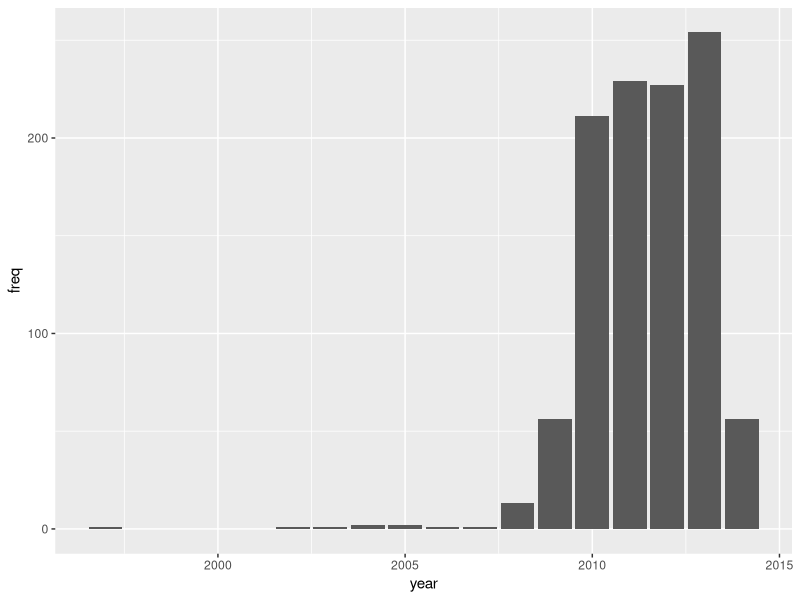
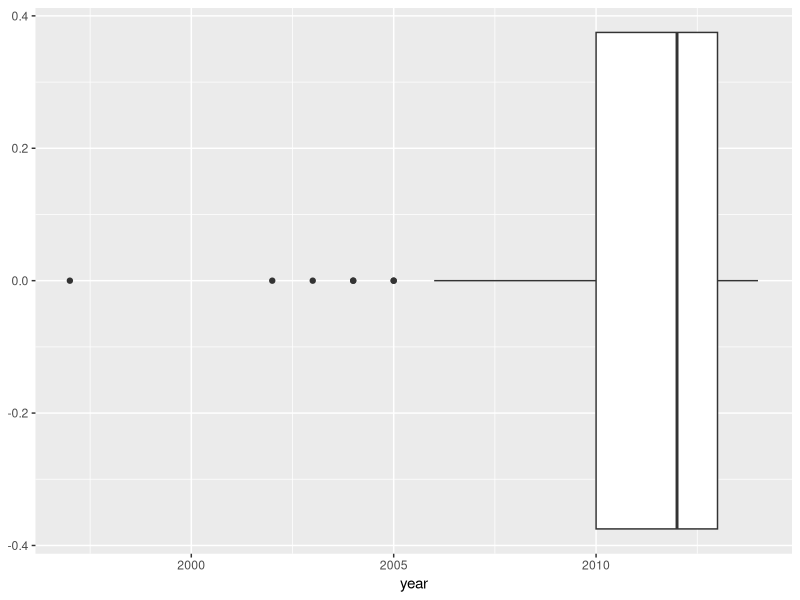
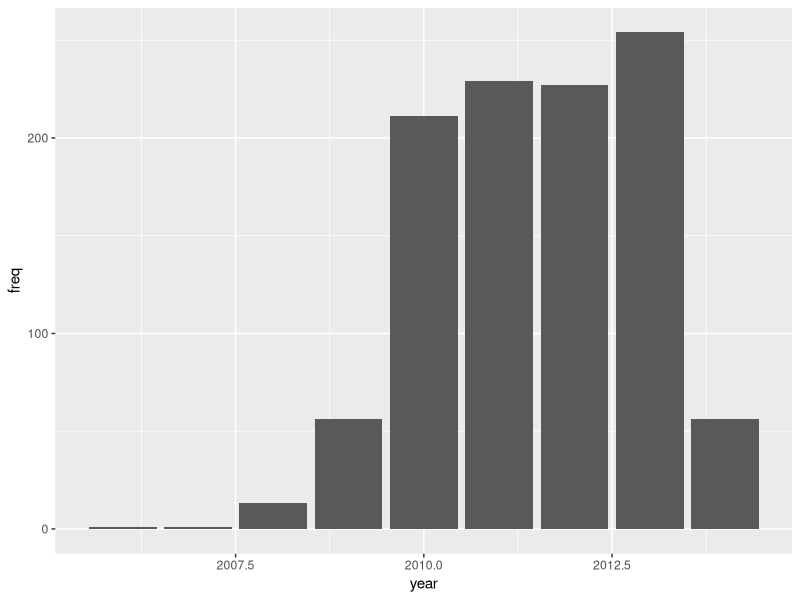

Recreate these plots in R, in order.
## ---- chunk 1
knitr::opts_chunk$set(echo = TRUE)
## ---- chunk 2
library(tidyverse)
library(ggplot2)
## ---- chunk 3
breaches <- read_csv("Cyber Security Breaches.csv")
## ---- chunk 4
number_of_breaches <- breaches %>% 
  group_by(year)%>%
  summarise(freq = n())
ggplot(number_of_breaches, aes(year, freq)) +
  geom_histogram(stat = "identity")
## ---- chunk 5
ggplot(breaches, aes(x = year)) +
  geom_boxplot()
## ---- chunk 6
number_of_breaches %>%
  filter(year > 2005) %>%
  ggplot(aes(year, freq)) +
  geom_histogram(stat = "identity")
## ---- chunk 7
missing <- breaches %>% filter(is.na(year))
missing
